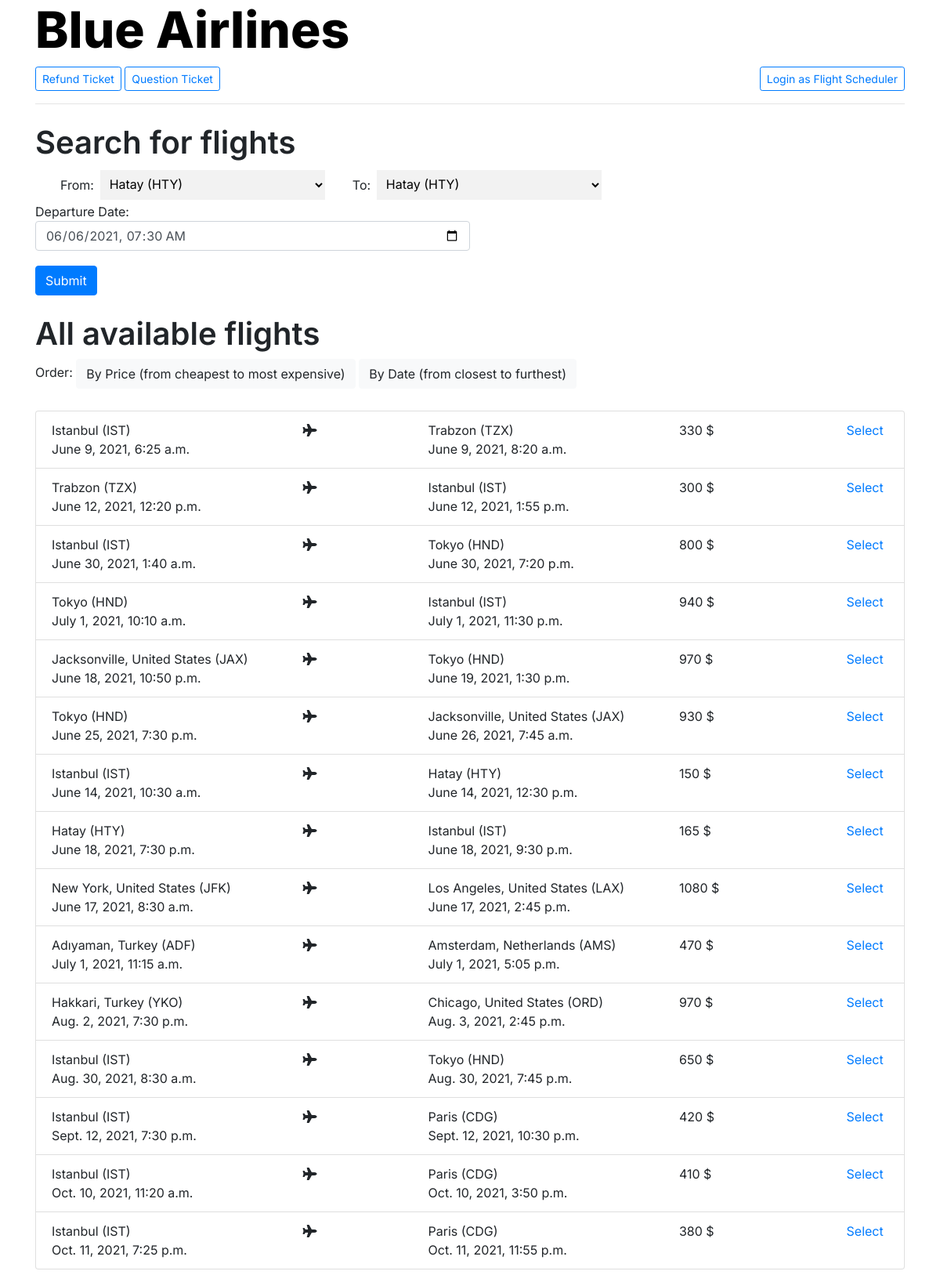
The app's page /, older data.
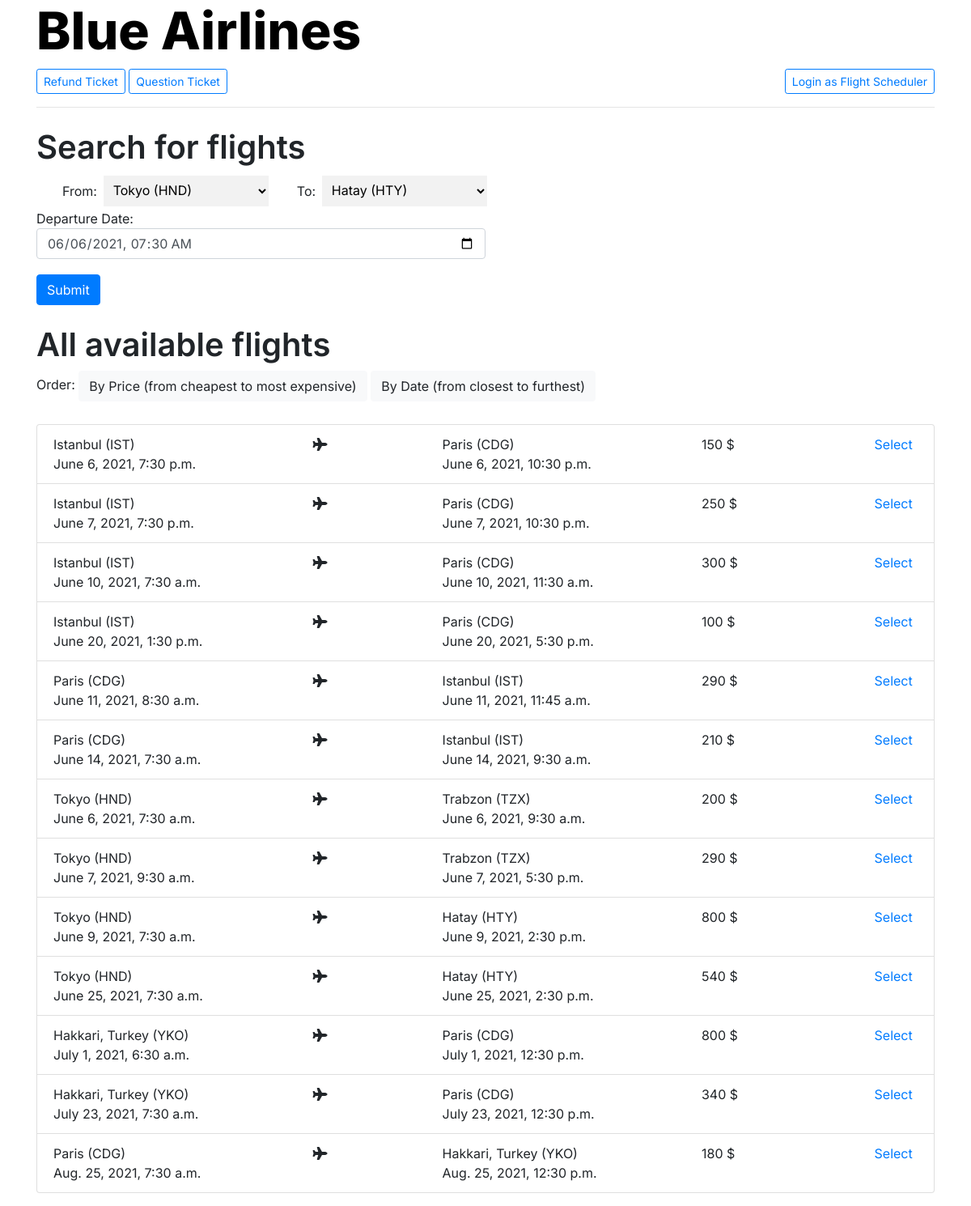
The same page, newer data.
### airlinecontroller/models.py (models this page shows, shortened)
class Flight(models.Model):
    departure_airport = models.CharField(max_length=30)
    destination_airport = models.CharField(max_length=30)
    departure_date = models.DateTimeField("Departure Date")
    arrival_date = models.DateTimeField("Arrival Date")
    gate_number = models.CharField(max_length=10, default="")
    price = models.IntegerField(default=0)
    airplane = models.ForeignKey("Airplane", on_delete=models.CASCADE, related_name="flights")
    flight_crew = models.ForeignKey("FlightCrew", on_delete=models.CASCADE, related_name="flights")
    flight_scheduler = models.ForeignKey("User", on_delete=models.CASCADE, related_name="flights")

### airlinecontroller/views.py (the view)
# urls.py: path("", views.index, name="index"),
def index(request):
    flights = Flight.objects.all()
    departure_airports = set()
    destination_airports = set()
    non_expired_flights = []
    now = datetime.datetime.now()
    now_date_arr = split_date_prev(now)
    now_date = date_time_to_day(now_date_arr)
    for flight in flights:
        departure_airports.add(flight.departure_airport)
        destination_airports.add(flight.destination_airport)
        dep_date_arr = split_date_prev(flight.departure_date)
        prev_dep_date = date_time_to_day(dep_date_arr)
        if (prev_dep_date >= now_date):
            non_expired_flights.append(flight)
    return render(request, "airlinecontroller/index.html", {
        "departure_airports": departure_airports,
        "destination_airports": destination_airports,
        "flights": non_expired_flights
        })

### airlinecontroller/views.py (called while the page is built)
def split_date_prev(date):
    date = str(date)
    date_base = date.split(" ") #separate the date and time
    date_date = date_base[0].split("-") #separating the day month and year
    date_time = date_base[1].split(":") #separating the hours and minutes and seconds
    return[date_date[2], date_date[1], date_date[0], date_time[0], date_time[1]]

def hour_to_day(hours, minutes):
    hours = int(hours)
    minutes = int(minutes)
    return ((hours*60)+minutes)/(24*60)

def date_time_to_day(arr):
    day_sum_month = [31, 59, 90, 120, 151, 181, 212, 243, 273, 304, 334, 365]
    result = int(arr[0]) + day_sum_month[int(arr[1])] + (int(arr[2])*365) + hour_to_day(arr[0], arr[1])
    return result

### airlinecontroller/templates/airlinecontroller/index.html (shortened to what this page needs)
{% extends "airlinecontroller/layout.html" %}
{% load static %}
{% block body %}
    <h1 class="available_flights_header">Search for flights</h1>
    <form action="{% url 'available_flights' %}" method="POST">
        <div class="filter-flight-container">
            <div class="filter-menu"> From:
                <select id="departure_select" name="departure_select">
                    {% for dep in departure_airports %}
                        <option value="{{ dep }}">{{ dep }}</option>
                    {% endfor %}
                </select>
            </div>
            <div class="filter-menu"> To:
                <select id="destination_select" name="destination_select">
                    {% for des in destination_airports %}
                        <option value="{{ des }}">{{ des }}</option>
                    {% endfor %}
                </select>
            </div>
        </div>
        <div class="form-group">
            Departure Date: <input id="dep_date_filter" name="dep_date_filter" class="form-control" type="datetime-local" value="2021-06-06T07:30">
        <input type="submit" class="btn btn-primary"/>
    </form>
    <h1 class="available_flights_header">All available flights</h1>
    <div class="order_flight_list">
        Order:
        <a class="btn btn-light" href="{% url 'available_flights_by_price' %}">By Price (from cheapest to most expensive)</a>
        <a class="btn btn-light" href="{% url 'available_flights_by_date' %}">By Date (from closest to furthest)</a>
    </div>
    <ul class="list-group">
        {% for flight in flights %}
        <li class="list-group-item">
        <div class="flight-container">
            <div class="small-container">
                <div>{{ flight.departure_airport }}</div>
                <div>{{ flight.departure_date }}</div>
            </div>
            <div class="small-container">
                <div class="plane-icon"><i class="fas fa-plane"></i></div>
            </div>
            <div class="small-container">
                <div>{{ flight.destination_airport }}</div>
                <div>{{ flight.arrival_date }}</div>
            </div>
            <div class="small-container">
                <div class="flight-price">{{ flight.price }} $</div>
            </div>
            <div class="small-container">
                {% if user.is_authenticated %}
                    <a href="{% url 'delete_flight' flight.id %}" class="select-flight-link">Delete</a>
                {% else %}
                    <a href="{% url 'show_flight' flight.id %}" class="select-flight-link">Select</a>
                {% endif %}
            </div>
        </div>
        </li>
        {% endfor %}
    </ul>
{% endblock %}

### airlinecontroller/templates/airlinecontroller/layout.html (shortened to what this page needs)
{% load static %}
<!DOCTYPE html>
<html lang="en">
    <head>
        <link rel="stylesheet" href="https://stackpath.bootstrapcdn.com/bootstrap/4.4.1/css/bootstrap.min.css">
        <link rel="stylesheet" href="https://cdnjs.cloudflare.com/ajax/libs/font-awesome/5.15.3/css/all.min.css" />
        <link rel="stylesheet" href="{% static 'airlinecontroller/styles.css' %}">
    </head>
    <body>
        <div class="container">
            <div class="blue-airlines-header-container">
                <h1 class="blue-airlines-header"><a class="blue-airlines-header" href="{% url 'index' %}">Blue Airlines</a></h1>
            </div>
                {% if user.is_authenticated %}
                <a class="btn btn-sm btn-outline-primary" href="{% url 'create_flight' %}">Create Flight</a>
                <a class="btn btn-sm btn-outline-primary" href="{% url 'logout' %}">Log Out</a>
                {% else %}
                <a class="btn btn-sm btn-outline-primary login-btn" href="{% url 'login' %}">Login as Flight Scheduler</a>
                <a class="btn btn-sm btn-outline-primary refund-btn" href="{% url 'show_refund_form' %}">Refund Ticket</a>
                <a class="btn btn-sm btn-outline-primary question-ticket-btn" href="{% url 'show_question_ticket_form' %}">Question Ticket</a>
                {% endif %}
                <hr>
            {% block body %}
            {% endblock %}
        </div>
    </body>
</html>

### airlinecontroller/static/airlinecontroller/styles.css (style rules this page uses)
.login-btn { float: right; }
.blue-airlines-header, .blue-airlines-header:hover { color: black; text-decoration: none; font-size: 4rem; font-weight: 800; }
ul { margin-top: 2.5%; }
.form-control { width: 50%; }
a:last-of-type { margin-left: auto; }
.flight-container { display: grid; grid-template-columns: 30% 15% 30% 20% 5%; grid-template-rows: 50% 50%; align-content: center; }
.filter-flight-container { display: flex; justify-content: flex-start; }
.filter-menu { margin-left: 2rem; }
* { padding: 0; margin: 0; box-sizing: border-box; font-family: 'Inter', sans-serif }
.available_flights_header { margin-top: 25px; font-weight: 600; }
select { padding: 0.5rem; margin: 0.2rem; border: none; background-color: #f2f2f2; }
select option { padding: 0.2rem; border: none; background-color: #f2f2f2; }
input[type=submit] { margin-top: 1.2rem; }

Row changes from the older to the newer data that the page shows:
removed Flight: departure_select "Hatay (HTY)", departure_airport "Hatay (HTY)", departure_date "June 18, 2021, 7:30 p.m.", destination_airport "Istanbul (IST)", arrival_date "June 18, 2021, 9:30 p.m.", price "165"
removed Flight: destination_select "Hatay (HTY)", departure_airport "Istanbul (IST)", departure_date "June 14, 2021, 10:30 a.m.", destination_airport "Hatay (HTY)", arrival_date "June 14, 2021, 12:30 p.m.", price "150"
removed Flight: departure_airport "Istanbul (IST)", departure_date "June 9, 2021, 6:25 a.m.", destination_airport "Trabzon (TZX)", arrival_date "June 9, 2021, 8:20 a.m.", price "330"
removed Flight: departure_airport "Trabzon (TZX)", departure_date "June 12, 2021, 12:20 p.m.", destination_airport "Istanbul (IST)", arrival_date "June 12, 2021, 1:55 p.m.", price "300"
removed Flight: departure_airport "Istanbul (IST)", departure_date "June 30, 2021, 1:40 a.m.", destination_airport "Tokyo (HND)", arrival_date "June 30, 2021, 7:20 p.m.", price "800"
removed Flight: departure_airport "Tokyo (HND)", departure_date "July 1, 2021, 10:10 a.m.", destination_airport "Istanbul (IST)", arrival_date "July 1, 2021, 11:30 p.m.", price "940"
removed Flight: departure_airport "Jacksonville, United States (JAX)", departure_date "June 18, 2021, 10:50 p.m.", destination_airport "Tokyo (HND)", arrival_date "June 19, 2021, 1:30 p.m.", price "970"
removed Flight: departure_airport "Tokyo (HND)", departure_date "June 25, 2021, 7:30 p.m.", destination_airport "Jacksonville, United States (JAX)", arrival_date "June 26, 2021, 7:45 a.m.", price "930"
removed Flight: departure_airport "New York, United States (JFK)", departure_date "June 17, 2021, 8:30 a.m.", destination_airport "Los Angeles, United States (LAX)", arrival_date "June 17, 2021, 2:45 p.m.", price "1080"
removed Flight: departure_airport "Adıyaman, Turkey (ADF)", departure_date "July 1, 2021, 11:15 a.m.", destination_airport "Amsterdam, Netherlands (AMS)", arrival_date "July 1, 2021, 5:05 p.m.", price "470"
removed Flight: departure_airport "Hakkari, Turkey (YKO)", departure_date "Aug. 2, 2021, 7:30 p.m.", destination_airport "Chicago, United States (ORD)", arrival_date "Aug. 3, 2021, 2:45 p.m.", price "970"
removed Flight: departure_airport "Istanbul (IST)", departure_date "Aug. 30, 2021, 8:30 a.m.", destination_airport "Tokyo (HND)", arrival_date "Aug. 30, 2021, 7:45 p.m.", price "650"
removed Flight: departure_airport "Istanbul (IST)", departure_date "Sept. 12, 2021, 7:30 p.m.", destination_airport "Paris (CDG)", arrival_date "Sept. 12, 2021, 10:30 p.m.", price "420"
removed Flight: departure_airport "Istanbul (IST)", departure_date "Oct. 10, 2021, 11:20 a.m.", destination_airport "Paris (CDG)", arrival_date "Oct. 10, 2021, 3:50 p.m.", price "410"
removed Flight: departure_airport "Istanbul (IST)", departure_date "Oct. 11, 2021, 7:25 p.m.", destination_airport "Paris (CDG)", arrival_date "Oct. 11, 2021, 11:55 p.m.", price "380"
added Flight: departure_select "Tokyo (HND)", departure_airport "Tokyo (HND)", departure_date "June 6, 2021, 7:30 a.m.", destination_airport "Trabzon (TZX)", arrival_date "June 6, 2021, 9:30 a.m.", price "200"
added Flight: destination_select "Hatay (HTY)", departure_airport "Tokyo (HND)", departure_date "June 9, 2021, 7:30 a.m.", destination_airport "Hatay (HTY)", arrival_date "June 9, 2021, 2:30 p.m.", price "800"
added Flight: departure_airport "Istanbul (IST)", departure_date "June 6, 2021, 7:30 p.m.", destination_airport "Paris (CDG)", arrival_date "June 6, 2021, 10:30 p.m.", price "150"
added Flight: departure_airport "Istanbul (IST)", departure_date "June 7, 2021, 7:30 p.m.", destination_airport "Paris (CDG)", arrival_date "June 7, 2021, 10:30 p.m.", price "250"
added Flight: departure_airport "Istanbul (IST)", departure_date "June 10, 2021, 7:30 a.m.", destination_airport "Paris (CDG)", arrival_date "June 10, 2021, 11:30 a.m.", price "300"
added Flight: departure_airport "Istanbul (IST)", departure_date "June 20, 2021, 1:30 p.m.", destination_airport "Paris (CDG)", arrival_date "June 20, 2021, 5:30 p.m.", price "100"
added Flight: departure_airport "Paris (CDG)", departure_date "June 11, 2021, 8:30 a.m.", destination_airport "Istanbul (IST)", arrival_date "June 11, 2021, 11:45 a.m.", price "290"
added Flight: departure_airport "Paris (CDG)", departure_date "June 14, 2021, 7:30 a.m.", destination_airport "Istanbul (IST)", arrival_date "June 14, 2021, 9:30 a.m.", price "210"
added Flight: departure_airport "Tokyo (HND)", departure_date "June 7, 2021, 9:30 a.m.", destination_airport "Trabzon (TZX)", arrival_date "June 7, 2021, 5:30 p.m.", price "290"
added Flight: departure_airport "Tokyo (HND)", departure_date "June 25, 2021, 7:30 a.m.", destination_airport "Hatay (HTY)", arrival_date "June 25, 2021, 2:30 p.m.", price "540"
added Flight: departure_airport "Hakkari, Turkey (YKO)", departure_date "July 1, 2021, 6:30 a.m.", destination_airport "Paris (CDG)", arrival_date "July 1, 2021, 12:30 p.m.", price "800"
added Flight: departure_airport "Hakkari, Turkey (YKO)", departure_date "July 23, 2021, 7:30 a.m.", destination_airport "Paris (CDG)", arrival_date "July 23, 2021, 12:30 p.m.", price "340"
added Flight: departure_airport "Paris (CDG)", departure_date "Aug. 25, 2021, 7:30 a.m.", destination_airport "Hakkari, Turkey (YKO)", arrival_date "Aug. 25, 2021, 12:30 p.m.", price "180"
